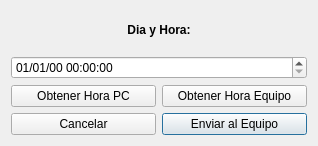
<?xml version="1.0" encoding="UTF-8"?>
<ui version="4.0">
 <class>Dialog</class>
 <widget class="QDialog" name="Dialog">
  <property name="geometry">
   <rect>
    <x>0</x>
    <y>0</y>
    <width>318</width>
    <height>146</height>
   </rect>
  </property>
  <property name="windowTitle">
   <string>Seteo del Reloj</string>
  </property>
  <layout class="QVBoxLayout" name="verticalLayout">
   <item>
    <layout class="QGridLayout" name="gridLayout">
     <item row="1" column="0" colspan="2">
      <widget class="QDateTimeEdit" name="dateTimeEdit">
       <property name="displayFormat">
        <string>dd/MM/yy HH:mm:ss</string>
       </property>
      </widget>
     </item>
     <item row="3" column="1">
      <widget class="QPushButton" name="send_btt">
       <property name="text">
        <string>Enviar al Equipo</string>
       </property>
       <property name="default">
        <bool>true</bool>
       </property>
      </widget>
     </item>
     <item row="3" column="0">
      <widget class="QPushButton" name="cancel_btt">
       <property name="text">
        <string>Cancelar</string>
       </property>
       <property name="autoDefault">
        <bool>false</bool>
       </property>
      </widget>
     </item>
     <item row="2" column="1">
      <widget class="QPushButton" name="horaEquipo_btt">
       <property name="text">
        <string>Obtener Hora Equipo</string>
       </property>
       <property name="autoDefault">
        <bool>false</bool>
       </property>
      </widget>
     </item>
     <item row="2" column="0">
      <widget class="QPushButton" name="horaPc_btt">
       <property name="text">
        <string>Obtener Hora PC</string>
       </property>
       <property name="autoDefault">
        <bool>false</bool>
       </property>
      </widget>
     </item>
     <item row="0" column="0" colspan="2">
      <widget class="QLabel" name="label">
       <property name="text">
        <string>&lt;html&gt;&lt;head/&gt;&lt;body&gt;&lt;p&gt;&lt;span style=&quot; font-weight:600;&quot;&gt;Dia y Hora:&lt;/span&gt;&lt;/p&gt;&lt;/body&gt;&lt;/html&gt;</string>
       </property>
       <property name="alignment">
        <set>Qt::AlignCenter</set>
       </property>
      </widget>
     </item>
    </layout>
   </item>
  </layout>
 </widget>
 <resources/>
 <connections/>
</ui>
